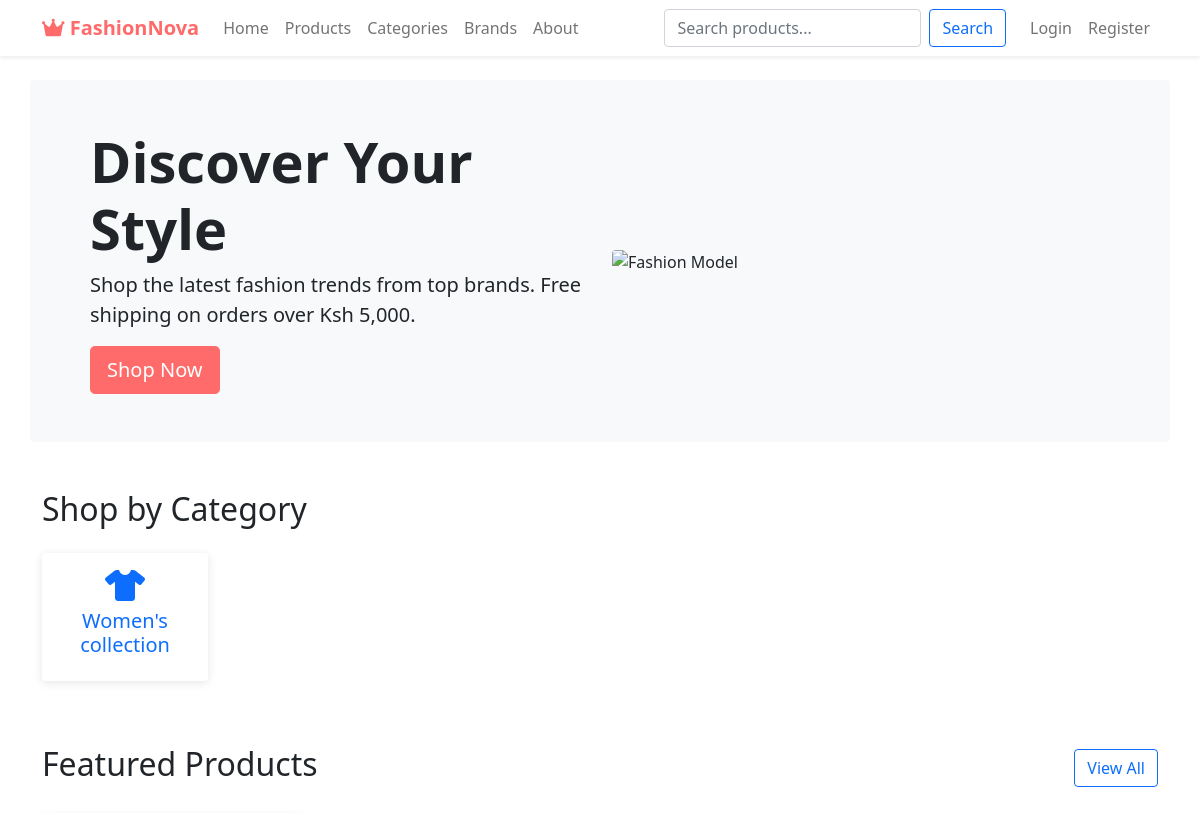
/ (upper part), run on an earlier commit of the app's database.
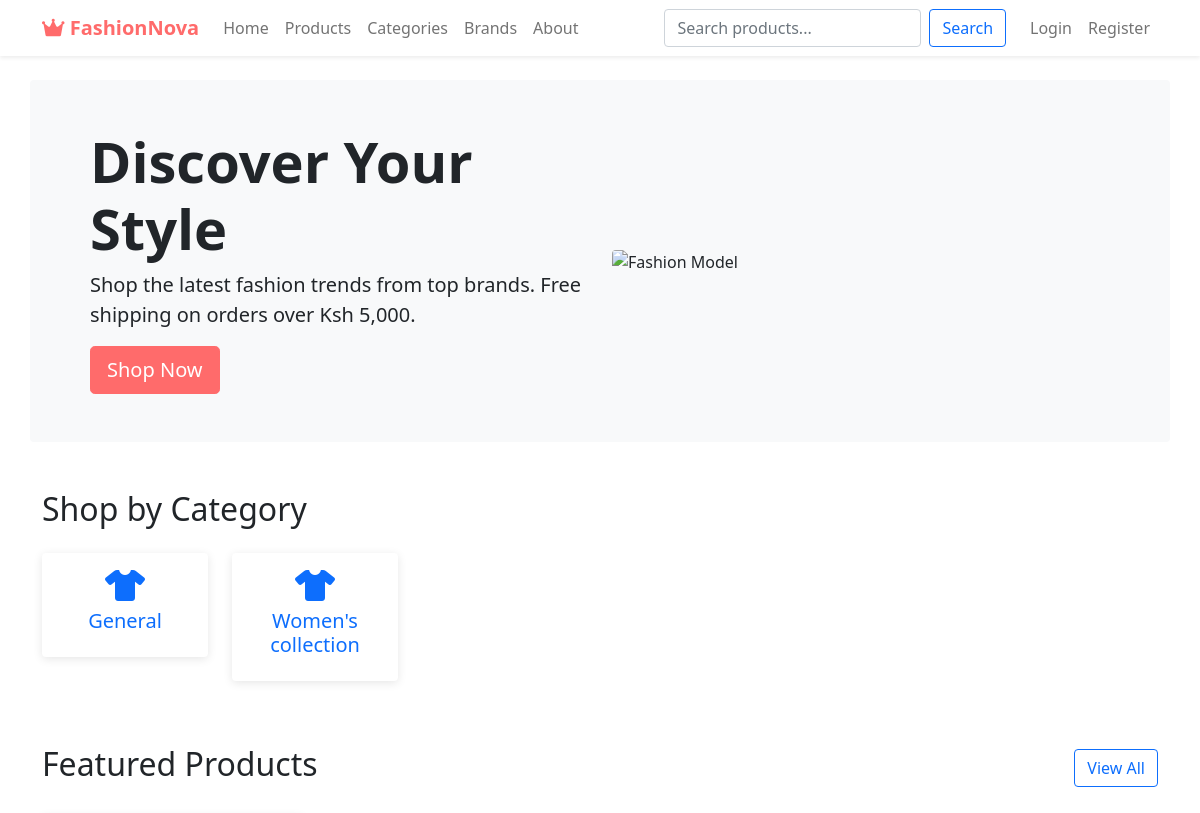
And on a later commit of the database.
### fashionnova_app/models.py (models this page shows, shortened)
class Category(models.Model):
    GENDER_CHOICES = [
        ('U', 'Unisex'),
        ('M', 'Men'),
        ('F', 'Women'),
        ('K', 'Kids'),
    ]
    name = models.CharField(max_length=100, unique=True)
    slug = models.SlugField(max_length=100, unique=True, blank=True)
    description = models.TextField(blank=True)
    gender = models.CharField(max_length=1, choices=GENDER_CHOICES, default='U')
    image = models.ImageField(upload_to='categories/', blank=True, null=True)
    is_active = models.BooleanField(default=True)
    created_at = models.DateTimeField(auto_now_add=True)
    updated_at = models.DateTimeField(auto_now=True)
    class Meta:
        verbose_name_plural = "Categories"
        ordering = ['name']

### fashionnova_app/views.py (the view)
# urls.py: path('', views.home, name='home'),
def home(request):
    featured_products = Product.objects.filter(is_active=True).order_by('-created_at')[:8]
    discounted_products = Product.objects.filter(
        discount_price__isnull=False,
        is_active=True
    ).order_by('-created_at')[:6]
    categories = Category.objects.all()[:6]
    context = {
        'featured_products': featured_products,
        'discounted_products': discounted_products,
        'categories': categories,
    }
    return render(request, 'home.html', context)

### fashionnova_app/context_processors.py (called while the page is built, shortened)
def cart_count(request):
    return {'cart_count': 0, 'wishlist_count': 0}

### fashionnova_app/models.py (called while the page is built)
    def get_discount_percentage(self):
        if self.discount_price and self.price > 0:
            return round(((self.price - self.discount_price) / self.price) * 100, 2)
        return 0

### fashionnova_app/templates/home.html (shortened to what this page needs)
{% extends 'base.html' %}
{% load static %}
{% block content %}
<section class="hero-section mb-5">
    <div class="row align-items-center bg-light p-5 rounded">
        <div class="col-md-6">
            <h1 class="display-4 fw-bold">Discover Your Style</h1>
            <p class="lead">Shop the latest fashion trends from top brands. Free shipping on orders over Ksh 5,000.</p>
            <a href="{% url 'products' %}" class="btn btn-primary btn-lg">Shop Now</a>
        </div>
        <div class="col-md-6">
            <img src="https://images.unsplash.com/photo-1445205170230-053b83016050?ixlib=rb-1.2.1&auto=format&fit=crop&w=1000&q=80"
                 class="img-fluid rounded" alt="Fashion Model">
        </div>
    </div>
</section>
<section class="categories-section mb-5">
    <h2 class="mb-4">Shop by Category</h2>
    <div class="row">
        {% for category in categories %}
        <div class="col-md-4 col-lg-2 mb-3">
            <a href="{% url 'products' %}?category={{ category.id }}" class="text-decoration-none">
                <div class="card text-center">
                    <div class="card-body">
                        <i class="fas fa-tshirt fa-2x mb-2 text-primary"></i>
                        <h5 class="card-title">{{ category.name }}</h5>
                    </div>
                </div>
            </a>
        </div>
        {% endfor %}
    </div>
</section>
<section class="featured-products mb-5">
    <div class="d-flex justify-content-between align-items-center mb-4">
        <h2>Featured Products</h2>
        <a href="{% url 'products' %}" class="btn btn-outline-primary">View All</a>
    </div>
</section>
{% endblock %}

What changed in the data, as far as the page shows it:
added Category: name "General"
